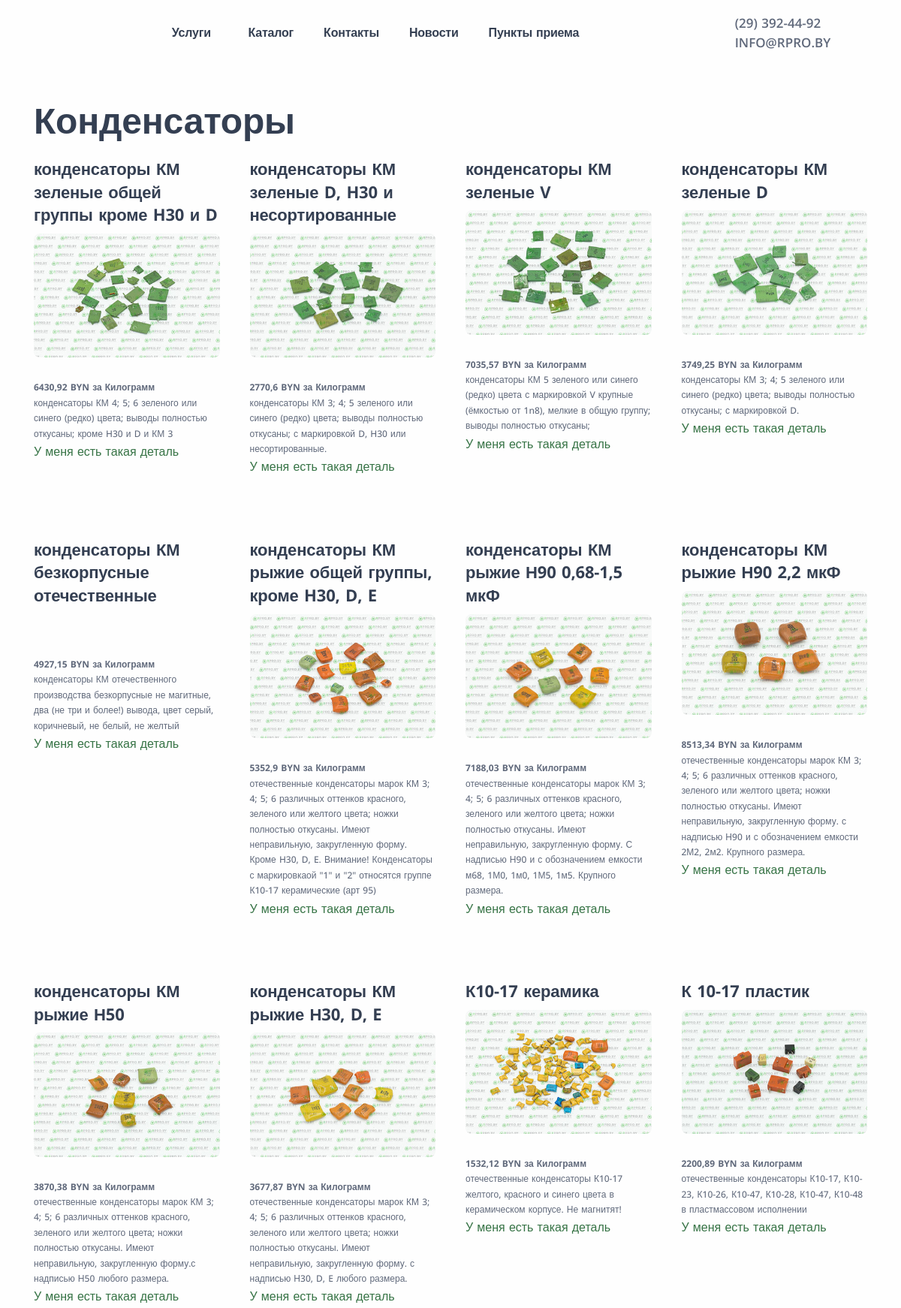
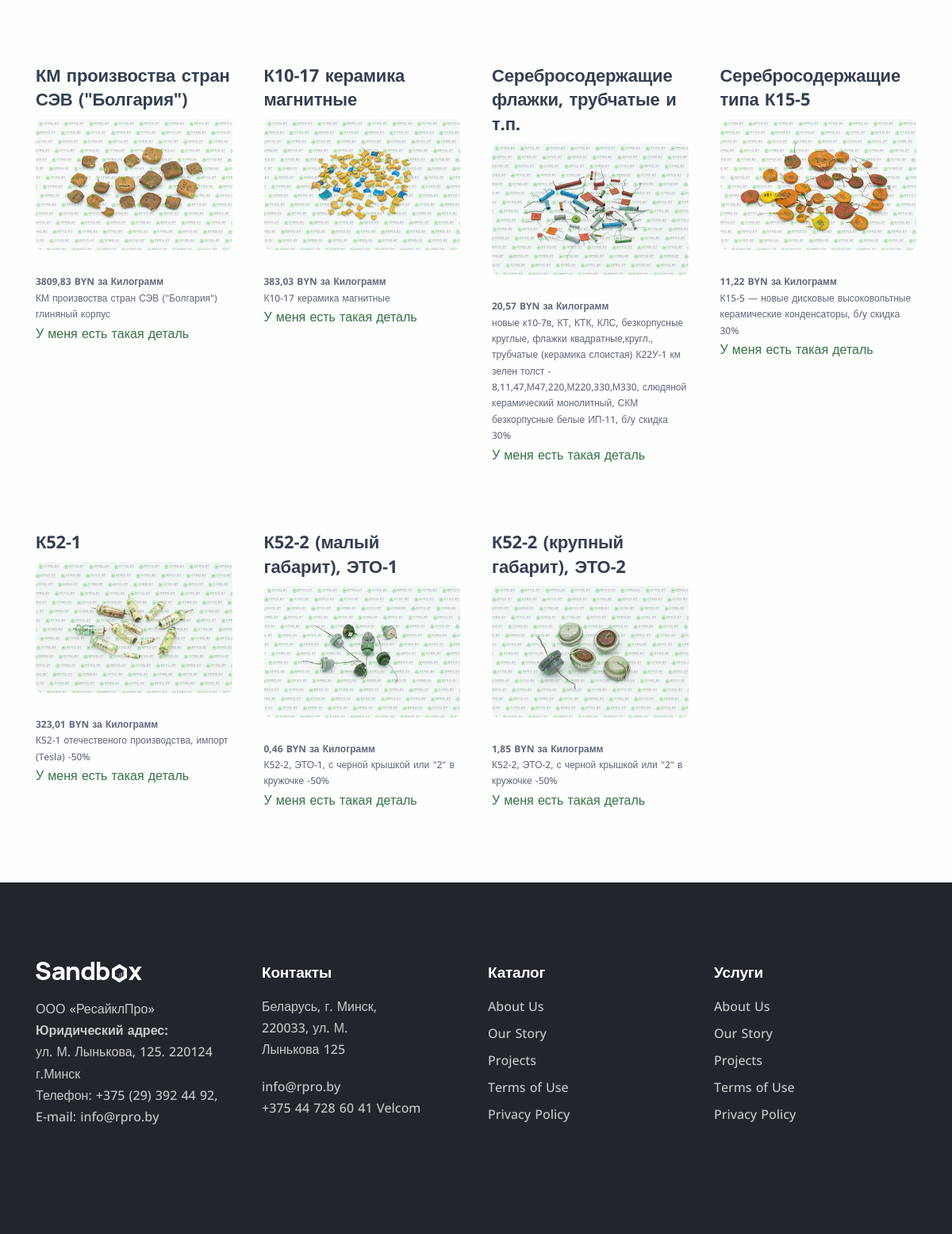
The app's page /category/kondensator with its own data (2 pictures, top to bottom).
### recycle/models.py (models this page shows, shortened)
class Category(models.Model):
    cat_name = models.CharField('Название категории продукта', max_length=200)
    cat_slug = models.CharField('URL', max_length=200, default='slug' + str(datetime.datetime.now()))
    cat_title = models.CharField('Заголовок title', max_length=200, blank=True)
    cat_metadesc = models.CharField('Описание description', max_length=300, blank=True)
    cat_short_desc = models.TextField('Короткое описание', blank=True)
    cat_desc = models.TextField('Полное описание', blank=True)
    cat_image = models.ImageField('Изображение категории', default='placeholder.jpg')

class Product(models.Model):
    product_name = models.CharField('Название продукта', max_length=200)
    product_title = models.CharField('Заголовок title', max_length=200)
    color = models.CharField('Оплата', max_length=10, choices=PURCACHE_CHOICES, default='kg')
    product_price = models.CharField('Цена', max_length=200, blank=True, null=True)
    product_metadesc = models.CharField('Описание description', max_length=300)
    product_short_desc = models.TextField('Короткое описание', blank=True)
    product_desc = models.TextField('Полное описание', blank=True)
    product_image = models.ImageField('Изображение продукта', default='placeholder.jpg')
    category = models.ForeignKey(Category, on_delete=models.CASCADE)

### recycle/views.py (the view)
# urls.py: path('category/<str:cat_slug>', views.Products.as_view(), name='products'),
class Products(View):
    def get(self, request, cat_slug):
        category = Category.objects.get(cat_slug=cat_slug)
        return render(request, 'products.html', {'category': category})

### RPRO/baseprocessor.py (called while the page is built)
def custom_proc(request):
    stock = False
    articles = Article.objects.all()
    for article in articles:
        if article.isStock == True:
            stock = True
    return {'stock': stock}

### templates/products.html (shortened to what this page needs)
{% extends 'base.html' %}
{% load static %}
{% block content %}
<div class="content-wrapper">
		<header class="wrapper">
        <nav class="navbar center-nav transparent navbar-expand-lg navbar-light">
            <div class="container flex-lg-row flex-nowrap align-items-center">
                <div class="navbar-collapse offcanvas-nav">
                    <ul class="navbar-nav">
<li class="nav-item"><a class="nav-link has-submenu" href="elements.html" id="sm-162677704259718-37" aria-haspopup="true" aria-controls="sm-162677704259718-38" aria-expanded="false">Услуги<span class="sub-arrow"></span></a>
              </li>
                        <li class="nav-item "><a class="nav-link" href={% url 'category' %}>Каталог</a>
                        </li>
                        <li class="nav-item"><a class="nav-link" href={% url 'contact' %}>Контакты</a>
                        </li>
                        <li class="nav-item "><a class="nav-link" href={% url 'news' %}>Новости
                        </li>
                        <li class="nav-item"><a class="nav-link" href={% url 'punkty' %}>Пункты приема</a>
                        </li>
                    </ul>
                </div>
                <div class="navbar-other w-20 p-1 ms-auto">
                    <div class="contact-item w-100"><a href="tel:info@rpro.by" class="link-body"> <i class="uil uil-phone-volume"></i> (29) 392-44-92</a></div>
                    <div class="contact-item w-100"><a href="mailto:info@rpro.by" class="link-body"> <i class="uil uil-envelope-heart"></i> info@rpro.by</a></div>
                </div>
            </div>
        </nav>
    </header>
		<section class="wrapper bg-light">
			<div class="container pt-10 ">
				<div class="row">
					<div class="col-md-8 col-lg-7 col-xl-6 col-xxl-10">
						<h1 class="display-1 mb-3">{{ category.cat_name }}</h1>
					</div>
   				</div>
			</div>
		</section>
		<section class="wrapper bg-light">
			<div class="container pb-14">
				<div class="grid grid-view projects-masonry">
					<div class="row gx-md-8 gy-10 gy-md-13">
                        {% for product in category.product_set.all %}
						<div class="project item col-md-6 col-xl-3 product">
                        <div class="post-header">
									<h2 class="post-title h3">{{ product.product_name }}</h2>
								</div>
							<figure class="lift rounded mb-6"><img src={{ product.product_image.url }} alt="" /></figure>
							<div class="small-desc">
<div><strong>{{ product.product_price }} BYN за {{ product.color }}</strong></div>
								{{ product.product_short_desc }}
							</div>
                           <a href="#" class="py-1">У меня есть такая деталь</a>
						</div>
                        {% endfor %}
					</div>
				</div>
			</div>
		</section>
	</div>
{% endblock %}

### records on screen
Category: cat_name "Конденсаторы"
Product: product_name "конденсаторы КМ зеленые общей группы кроме H30 и D", product_image (picture), product_price "6430,92", color "Килограмм", product_short_desc "конденсаторы КМ 4; 5; 6 зеленого или синего (редко) цвета; выводы полностью откусаны; кроме H30 и D и КМ 3"
Product: product_name "конденсаторы КМ зеленые D, H30 и несортированные", product_image (picture), product_price "2770,6", color "Килограмм", product_short_desc "конденсаторы КМ 3; 4; 5 зеленого или синего (редко) цвета; выводы полностью откусаны; с маркировкой D, H30 или несортированные."
Product: product_name "конденсаторы КМ зеленые V", product_image (picture), product_price "7035,57", color "Килограмм", product_short_desc "конденсаторы КМ 5 зеленого или синего (редко) цвета с маркировкой V крупные (ёмкостью от 1n8), мелкие в общую группу; выводы полностью откусаны;"
Product: product_name "конденсаторы КМ зеленые D", product_image (picture), product_price "3749,25", color "Килограмм", product_short_desc "конденсаторы КМ 3; 4; 5 зеленого или синего (редко) цвета; выводы полностью откусаны; с маркировкой D."
Product: product_name "конденсаторы КМ безкорпусные отечественные", product_price "4927,15", color "Килограмм", product_short_desc "конденсаторы КМ отечественного производства безкорпусные не магитные, два (не три и более!) вывода, цвет серый, коричневый, не белый, не желтый"
Product: product_name "конденсаторы КМ рыжие общей группы, кроме H30, D, E", product_image (picture), product_price "5352,9", color "Килограмм", product_short_desc "отечественные конденсаторы марок КМ 3; 4; 5; 6 различных оттенков красного, зеленого или желтого цвета; ножки полностью откусаны. Имеют неправильную, закругленную форму. Кроме H30, D, E. Внимание! Конденсаторы с маркировкаой \"1\" и \"2\" относятся группе К10-17 керамические (арт 95)"
Product: product_name "конденсаторы КМ рыжие Н90 0,68-1,5 мкФ", product_image (picture), product_price "7188,03", color "Килограмм", product_short_desc "отечественные конденсаторы марок КМ 3; 4; 5; 6 различных оттенков красного, зеленого или желтого цвета; ножки полностью откусаны. Имеют неправильную, закругленную форму. С надписью Н90 и с обозначением емкости м68, 1М0, 1м0, 1М5, 1м5. Крупного размера."
Product: product_name "конденсаторы КМ рыжие Н90 2,2 мкФ", product_image (picture), product_price "8513,34", color "Килограмм", product_short_desc "отечественные конденсаторы марок КМ 3; 4; 5; 6 различных оттенков красного, зеленого или желтого цвета; ножки полностью откусаны. Имеют неправильную, закругленную форму. с надписью Н90 и с обозначением емкости 2М2, 2м2. Крупного размера."
Product: product_name "конденсаторы КМ рыжие Н50", product_image (picture), product_price "3870,38", color "Килограмм", product_short_desc "отечественные конденсаторы марок КМ 3; 4; 5; 6 различных оттенков красного, зеленого или желтого цвета; ножки полностью откусаны. Имеют неправильную, закругленную форму.с надписью Н50 любого размера."
Product: product_name "конденсаторы КМ рыжие Н30, D, E", product_image (picture), product_price "3677,87", color "Килограмм", product_short_desc "отечественные конденсаторы марок КМ 3; 4; 5; 6 различных оттенков красного, зеленого или желтого цвета; ножки полностью откусаны. Имеют неправильную, закругленную форму. с надписью Н30, D, E любого размера."
Product: product_name "К10-17 керамика", product_image (picture), product_price "1532,12", color "Килограмм", product_short_desc "отечественные конденсаторы К10-17 желтого, красного и синего цвета в керамическом корпусе. Не магнитят!"
Product: product_name "К 10-17 пластик", product_image (picture), product_price "2200,89", color "Килограмм", product_short_desc "отечественные конденсаторы К10-17, К10-23, К10-26, К10-47, К10-28, К10-47, К10-48 в пластмассовом исполнении"
Product: product_name "КМ произвоства стран СЭВ (\"Болгария\")", product_image (picture), product_price "3809,83", color "Килограмм", product_short_desc "КМ произвоства стран СЭВ (\"Болгария\") глиняный корпус"
Product: product_name "К10-17 керамика магнитные", product_image (picture), product_price "383,03", color "Килограмм", product_short_desc "К10-17 керамика магнитные"
Product: product_name "Серебросодержащие флажки, трубчатые и т.п.", product_image (picture), product_price "20,57", color "Килограмм", product_short_desc "новые к10-7в, КТ, КТК, КЛС, безкорпусные круглые, флажки квадратные,кругл., трубчатые (керамика слоистая) К22У-1 км зелен толст - 8,11,47,М47,220,М220,330,М330, слюдяной керамический монолитный, СКМ безкорпусные белые ИП-11, б/у скидка 30%"
Product: product_name "Серебросодержащие типа К15-5", product_image (picture), product_price "11,22", color "Килограмм", product_short_desc "К15-5 — новые дисковые высоковольтные керамические конденсаторы, б/у скидка 30%"
Product: product_name "К52-1", product_image (picture), product_price "323,01", color "Килограмм", product_short_desc "К52-1 отечественого производства, импорт (Tesla) -50%"
Product: product_name "К52-2 (малый габарит), ЭТО-1", product_image (picture), product_price "0,46", color "Килограмм", product_short_desc "К52-2, ЭТО-1, с черной крышкой или \"2\" в кружочке -50%"
Product: product_name "К52-2 (крупный габарит), ЭТО-2", product_image (picture), product_price "1,85", color "Килограмм", product_short_desc "К52-2, ЭТО-2, с черной крышкой или \"2\" в кружочке -50%"
